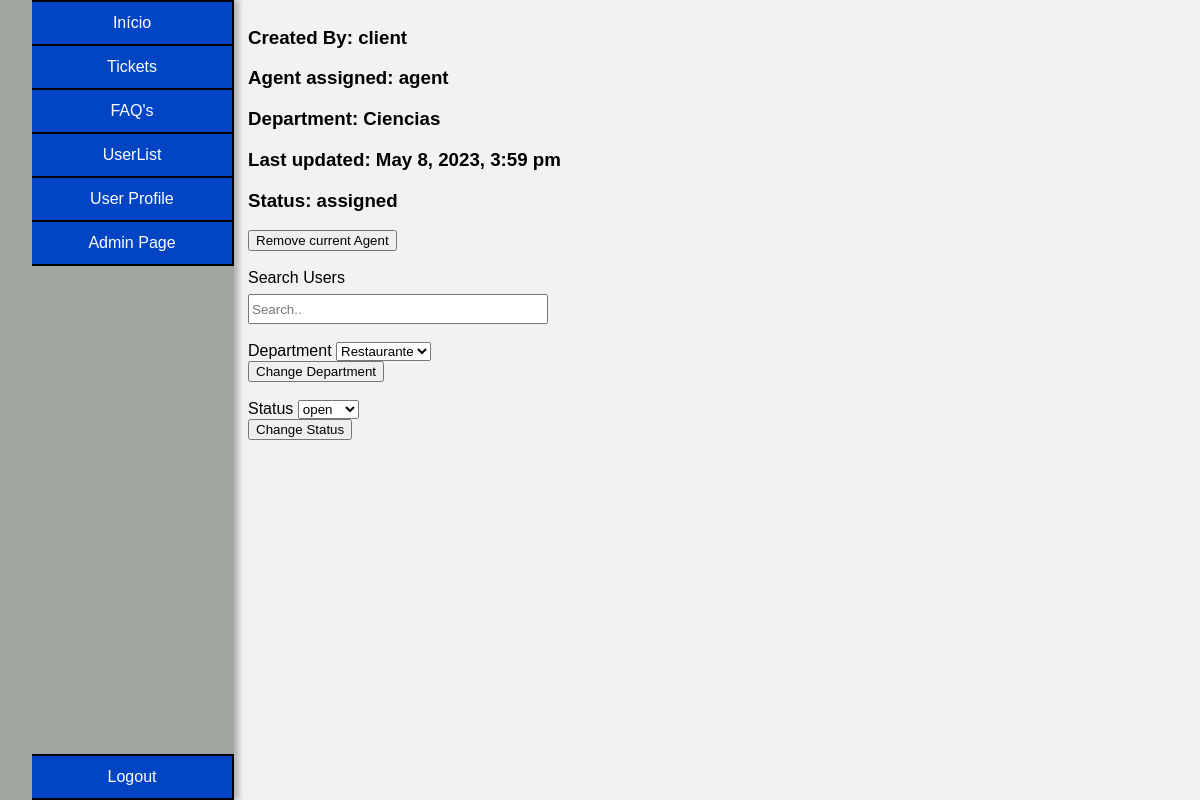
The app's page /ticket_page.php?ticket_id=1 (signed in) with its own data.
### tables this page shows
CREATE TABLE user(
    id INTEGER PRIMARY KEY,
    name VARCHAR(50) NOT NULL,
    username VARCHAR(50) UNIQUE NOT NULL,
    email VARCHAR(50) UNIQUE NOT NULL,
    password VARCHAR(255) NOT NULL,
    role VARCHAR(10) CHECK(role = 'client' or role = 'agent' or role = 'admin') NOT NULL,
    department_id INTEGER,
    FOREIGN KEY (department_id) REFERENCES department(id)
);

CREATE TABLE department(
    id INTEGER PRIMARY KEY,
    name VARCHAR(50) NOT NULL
);

CREATE TABLE tickets(
    id INTEGER PRIMARY KEY,
    department_id INTEGER,
    client_id INTEGER,
    agent_id INTEGER,
    subject VARCHAR(200) NOT NULL,
    description TEXT NOT NULL,
    status VARCHAR(10) CHECK(status = 'open' or status = 'assigned' or status = 'closed') NOT NULL,
    priority VARCHAR(10) CHECK(priority = 'low' or priority = 'medium' or priority ='high') NOT NULL,
    created_at DATETIME NOT NULL,
    updated_at DATETIME,
    FOREIGN KEY (department_id) REFERENCES department(id),
    FOREIGN KEY (client_id) REFERENCES user(id),
    FOREIGN KEY (agent_id) REFERENCES user(id)
);

### functions.php (called while the page is built, shortened)
<?php
function searchUser($id){
    $db = getDatabaseConnection();
    $stmt = $db->prepare('SELECT * FROM user WHERE id = ?');
    $stmt->execute(array($id));
    return $stmt->fetch();
}
function searchDepartment($department_id){
    $db = getDatabaseConnection();
    $stmt = $db->prepare('SELECT * FROM department WHERE id = ?');
    $stmt->execute(array($department_id));
    $department = $stmt->fetch();
    return $department;
}
function getAllDepartments(){
    $db = getDatabaseConnection();
    $stmt = $db->prepare('SELECT * FROM department');
    $stmt->execute();
    $departments = $stmt->fetchAll();
    return $departments;
}
?>

### ticket_page.php (the view, shortened to what this page needs)
<?php
require_once('functions.php');
$db = getDatabaseConnection();
$user = searchUser($_SESSION["user_id"]);
$stmt = $db->prepare('SELECT * FROM tickets WHERE id = ?');
$stmt->execute(array($_GET["ticket_id"]));
$ticket_to_display = $stmt->fetch();
?>
<!DOCTYPE html>
<html lang="en-US">
<link rel="stylesheet" href="css/style_index.css">
   <head>
   </head>
   <body>
    <div class="container_master">
      <div class="container">
        <ul class="buttons">
            <li class="index"><a href="index.php">Início</a></li>
            <li class="tickets"><a href="tickets.php">Tickets</a></li>
            <li class="faqs"><a href="faqs.php">FAQ's</a></li>
            <li class="users"><a href="users.php">UserList</a></li>
            <button onclick="sendDataUser('<?php echo $user['username'] ?>')">User Profile</button>
            <?php if($user["role"] == "admin"): ?>
            <li class="admin_page"><a href="admin_page.php">Admin Page</a></li>
            <?php endif; ?>
            <li class="logout"><a href="logout.php">Logout</a></li>
        </ul>
      </div>
      <div class="content">
        <div>
          <h3>Created By: <?php $search_user = searchUser($ticket_to_display["client_id"]); echo $search_user["name"]?></h3>
          <h3>Agent assigned: <?php $search_user = searchUser($ticket_to_display["agent_id"]); if($search_user != null){echo $search_user["name"];}else{echo "N/A";}?></h3>
          <h3>Department: <?php $department = searchDepartment($ticket_to_display["department_id"]);if($department != null){echo $department["name"];}else{echo "N/A";}?></h3>
          <h3>Last updated: <?php if($ticket_to_display["updated_at"] == null){echo $ticket_to_display["created_at"];}else{echo $ticket_to_display["updated_at"];} ?></h3>
          <h3>Status: <?php echo $ticket_to_display["status"]; ?></h3>
        </div>
        <?php if(($user["role"] != "client")):?>
        <?php if ($ticket_to_display["status"] != "closed"): ?>
            <div>
              <form method="POST">
                <input type="submit" value="Remove current Agent" name="updateAgent">
              </form>
            </div>
            <br>
            <div class="search_wrapper">
              <label for="search">Search Users</label><br>
              <input type="search" id="search_user_ticket" placeholder="Search.." style="width: 300px; height: 30px; margin-top: 7px;">
            </div>
            <br>
        <?php endif; ?>
        <form method="POST">
          <label for="department">Department</label>
            <?php
              $departments = getAllDepartments();
              echo "<select name='department' class='department'>";
              foreach($departments as $department){
                $d_name = $department['name'];
                $department_id = $department['id'];
                echo "<option value='$department_id'>$d_name</option>";
              }
              echo "</select>";
            ?>
            <br>
            <input type="submit" value="Change Department">
        </form>
        <br>
        <form method="POST">
          <label for="status">Status</label>
          <select name="status" class="status">
            <option value="open">open</option>
          </select>
          <br>
          <input type="submit" value="Change Status">
        </form>
        <?php endif;?>
      </div>
    </div>
   </body>
</html>

### css/style_index.css (style rules this page uses)
body { font-family: Arial, sans-serif; background-color: #f2f2f2; }
.buttons .admin_page { border-bottom: solid 2px black; }
.buttons .logout { border-bottom: solid 2px black; }
.buttons li, .buttons button { background-color: #0245c4; text-decoration: none; color: white; border: none; color: white; padding: 12px 20px; text-align: center; text-decoration: none; display: inline-block; font-size: 16px; cursor: pointer; width: 10em; border-top: solid 2px black; border-right: solid 2px black; }
.buttons { margin-top: 0%; }
.buttons button { width: 12.61em; }
.buttons a { color: white; text-decoration: none; }
.logout { position: fixed; bottom: 0; }
.container_master { display: flex; justify-content: space-between; margin: 0 50px; margin-top: 0; }
.container { display: flex; justify-content: space-between; margin-left: -5.5%; background-color: #9fa59f; height: 100%; position: fixed; bottom: 0; box-shadow: 5px 0 5px rgba(0, 0, 0, 0.25), -5px 0 5px rgba(0, 0, 0, 0.25); }
.buttons { display: flex; flex-direction: column; align-items: flex-start; }
.content { flex: 1; margin-left: 190px; width: 50em; }

### records on screen
user: name "client"
user: name "agent"
department: name "Ciencias"
tickets: updated_at "May 8, 2023, 3:59 pm", status "assigned"

### other values on screen
form field department "Restaurante"
